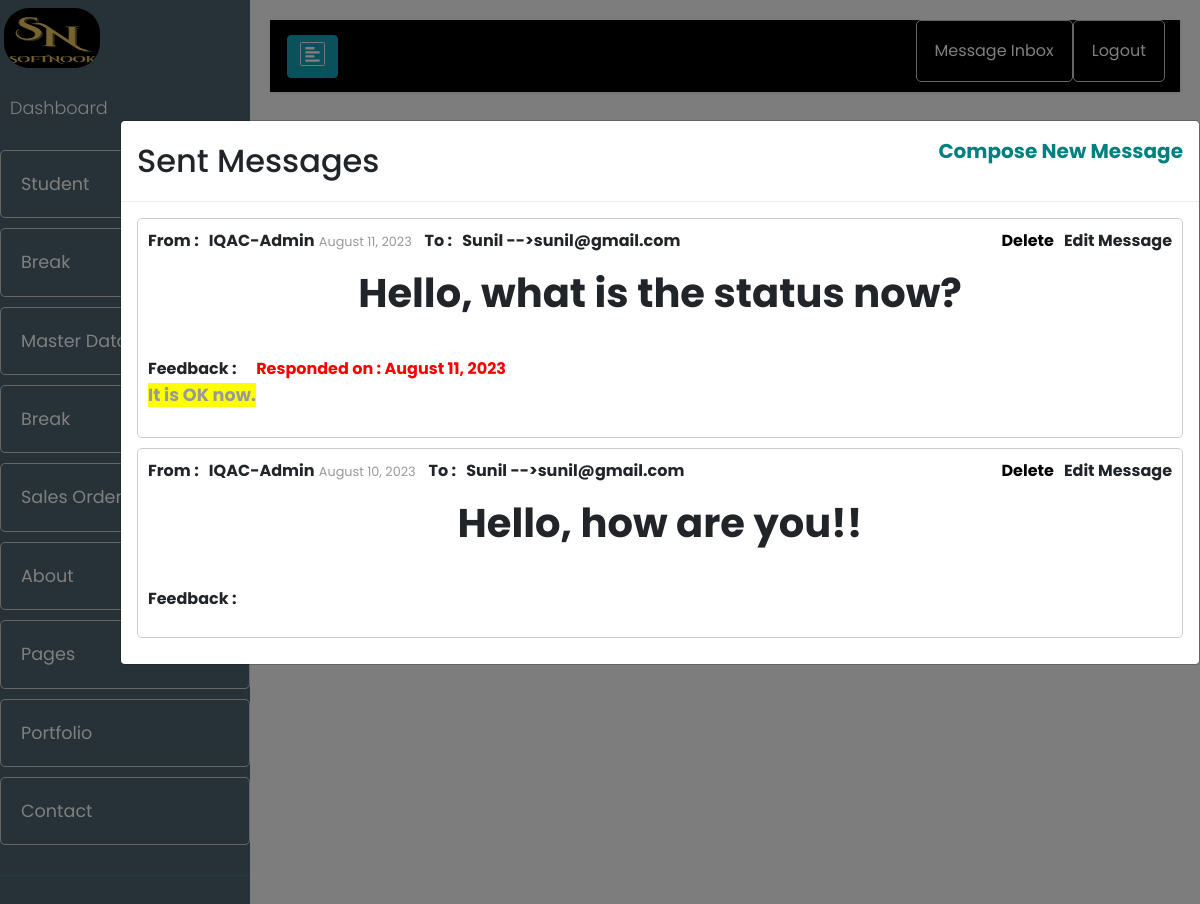
/account/inbox/ (signed in), run on the app's committed database.
### account/models.py (models this page shows, shortened)
class Message(models.Model):
    sender          = models.ForeignKey(settings.AUTH_USER_MODEL, on_delete=models.CASCADE, related_name='sent_messages')
    receiver        = models.ForeignKey(settings.AUTH_USER_MODEL, on_delete=models.CASCADE, related_name='received_messages')
    content         = RichTextField()
    timestamp       = models.DateTimeField(auto_now_add=True)
    read            = models.BooleanField(default=False)
    modified_date   = models.DateTimeField(auto_now=True)
    receiver_name   = models.TextField()
    email           = models.EmailField()
    feedback        = models.TextField()

### account/views.py (the view)
# urls.py: path('inbox/', inbox, name='inbox'),
def inbox(request,*args, **kwargs):
    user_id = request.session['user_id']
    account = Account.objects.get(pk=user_id)
    print("l-90 ",user_id)
    received_messages = Message.objects.filter(receiver=user_id,read=False)
    sending_message = Message.objects.filter(sender=user_id)
    if received_messages or sending_message or user_id == 1 :
        return render(request, 'account/inbox.html', {'messages': received_messages,'sending_message': sending_message,'account':account})
    else:
        return redirect('dashboard')

### account/templates/account/inbox.html (shortened to what this page needs)
{% extends 'base.html' %}
{% block content %}
<head>
</head>
	<div class="modal fade" id="myModal" role="dialog">
		<div class="modal-dialog">
		  <div class="modal-content">
			<div class="modal-header">
			 {% if account.is_superuser %}
				<h2 class="modal-title">Sent Messages</h2>
				<br>
				<p><a style="color:teal;font-size:20px;font-weight:bold;" href="{% url 'account:create_message' %}">Compose New Message</a></p>
			 {% else %}
				<h1 class="inbox-heading">Inbox Messages</h1>
			 {% endif %}
			</div>
			<div class="modal-body">
				<ul>
				{% for message in sending_message %}
				  <li class="message-item">
					<span class="message-sender">From :&nbsp&nbsp IQAC-Admin</span>
					<small class="message-date">{{ message.timestamp|date:"F d, Y" }}</small>
					&nbsp&nbsp<span class="message-sender">To :&nbsp&nbsp {{ message.receiver_name }} -->{{ message.email }}</span>
					<span style="float:right;"><a href="{% url 'account:edit-message' message_id=message.id %}">Edit Message</a></span>
					<span style="float:right;margin-right:10px;color:black;"><a href="{% url 'account:delete-message' message_id=message.id %}" class="message-delete-button">Delete</a></span>
					<br>
					<p style="color: blue; font-family: Arial, sans-serif;">{{ message.content|safe }}</p>
					<br>
					<b>Feedback :&nbsp&nbsp</b>
					{% if message.read %}
						&nbsp&nbsp<span class="message-sender" style="color:red;">Responded on : {{ message.modified_date|date:"F d, Y" }}</span>
					{% endif %}
					<p>
						<span style="background-color: yellow;">{{ message.feedback }}</span>
					</p>
				{% endfor %}
			  </ul>
			</div>
		  </div>
	    </div>
	</div>
{% endblock %}

### templates/base.html (style rules this page uses)
body { font-family: 'Poppins', sans-serif; background: #fafafa; }
p { font-family: 'Poppins', sans-serif; font-size: 1.1em; font-weight: 300; line-height: 1.7em; color: #999; }
a, a:hover, a:focus { color: inherit; text-decoration: none; transition: all 0.3s; }

### account/templates/account/inbox.html (style rules this page uses)
ul { list-style: none; padding: 0; margin: 0; }
li { margin-bottom: 10px; padding: 10px; border: 1px solid #ccc; border-radius: 5px; }
li span { font-weight: bold; }
li small { color: #999; }
h1 { text-align: center; }
.modal { position: absolute; top: 10%; left: 10%; }
.modal-dialog { max-width: 1200px; }

### data on the page
Message: timestamp "August 11, 2023", receiver_name "Sunil", email "sunil@gmail.com", content "Hello, what is the status now?", modified_date "August 11, 2023", feedback "It is OK now."
Message: timestamp "August 10, 2023", receiver_name "Sunil", email "sunil@gmail.com", content "Hello, how are you!!"
